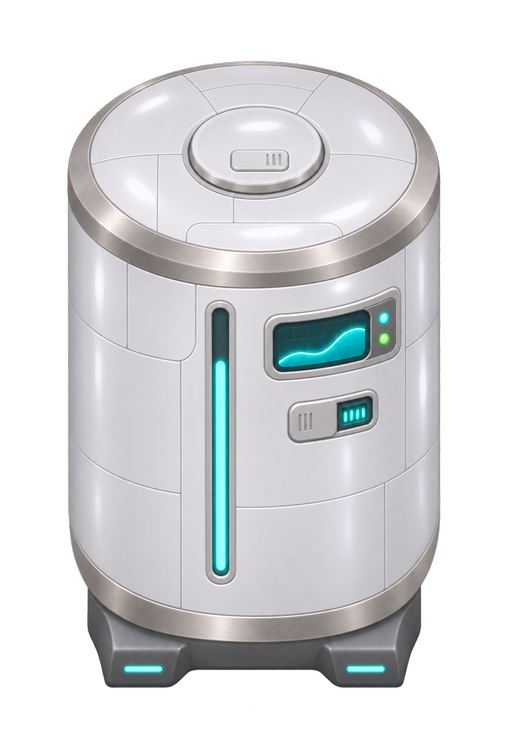
#> input picture src/RimMandrake/FlowWorks/art_source/TankTall/v4/raw/RM_LiquidTankTall_Futuristic.png, 512 x 742 px, given in place of RM_LiquidTankTall.png, which was not available
$ python fit.py
#> lines starting #> are read from the running program, lines starting #| are printed output that depends on the picture
#!/usr/bin/env python3
"""Fit each v4 raw drawing onto its shape master's canvas (v3/_master/<Tank>.png): scale to fit INSIDE the master's subject
box (the smaller of the width and height ratios, so no new tank draws past the master over a neighbouring cell), centre it
on the master's x and stand it on the master's ground line. Premultiplied BOX resize, alpha < 32 cleared (as v3/fit_to_master.py).
    fit.py      -> v4/<Look>/<Tank>.png for every raw/<Tank>_<Look>.png"""
from pathlib import Path
from PIL import Image
HERE = Path(__file__).resolve().parent
MASTER = HERE.parent / "v3" / "_master"
for raw in sorted((HERE / "raw").glob("*.png")):
    tank, look = raw.stem.rsplit("_", 1)
    m = Image.open(MASTER / f"{tank}.png").convert("RGBA")
#> m is the input picture: PIL image 512x742 RGBA; mean R, G, B, A 107.2, 108.4, 110.3, 144.2
    mb = m.getchannel("A").point(lambda v: 255 if v >= 32 else 0).getbbox()
#> mb = (67, 61, 441, 688)
    im = Image.open(raw).convert("RGBA"); a = im.getchannel("A").point(lambda v: v if v >= 32 else 0); im.putalpha(a)
#> after `a = im.getchannel('A').point(lambda v: v if v >= 32 else 0)`:
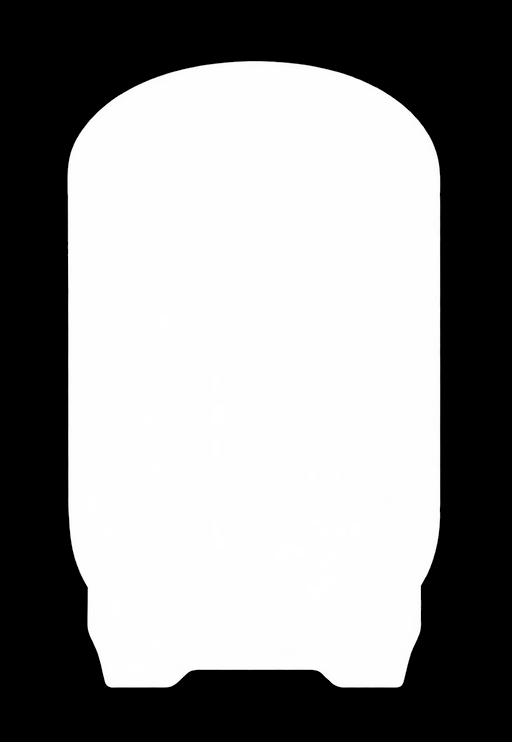
#> a: PIL image 512x742 L; min 0, max 255, mean 144.1
    im = im.crop(a.getbbox())
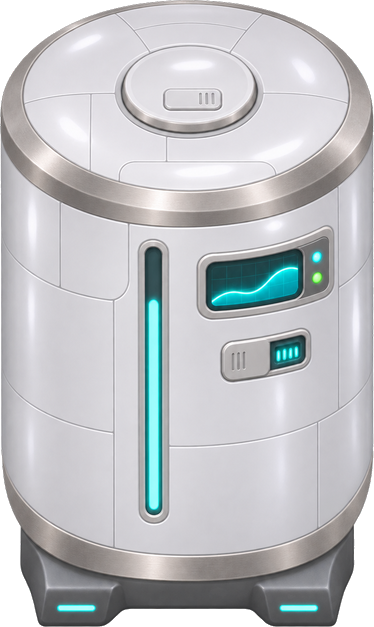
#> im: PIL image 374x627 RGBA; mean R, G, B, A 172.9, 174.9, 178, 233.5; transparent parts drawn white
    s = min((mb[2] - mb[0]) / im.width, (mb[3] - mb[1]) / im.height)
#> s = 1
    w, h = round(im.width * s), round(im.height * s)
#> w = 374; h = 627
    im = im.convert("RGBa").resize((w, h), Image.BOX).convert("RGBA")
    im.putalpha(im.getchannel("A").point(lambda v: v if v >= 32 else 0))
    c = Image.new("RGBA", m.size, (0, 0, 0, 0)); c.alpha_composite(im, ((mb[0] + mb[2] - w) // 2, mb[3] - h))
#> after `c = Image.new('RGBA', m.size, (0, 0, 0, 0))`: c: PIL image 512x742 RGBA; every value is 0
    (HERE / look).mkdir(exist_ok=True); out = HERE / look / f"{tank}.png"; c.save(out)
    print(out.relative_to(HERE), "bbox", c.getchannel("A").getbbox(), "master", mb)
#| Futuristic/RM_LiquidTankTall.png bbox (67, 61, 441, 688) master (67, 61, 441, 688)
#> pass 2 of the loop `for raw in sorted((HERE / "raw").glob("*.png")):`:
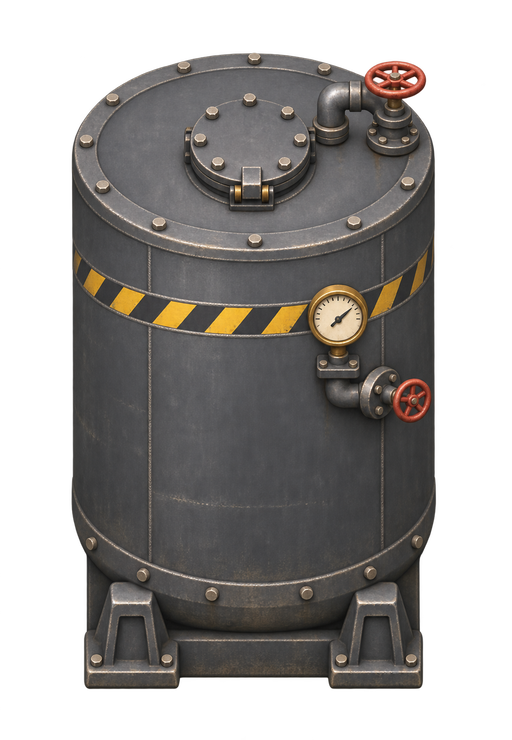
#> input picture src/RimMandrake/FlowWorks/art_source/TankTall/v4/raw/RM_LiquidTankTall_Industrial.png, 512 x 740 px
#> im is the input picture: PIL image 512x740 RGBA; mean R, G, B, A 65.5, 61.2, 58.2, 145.8
#> a: PIL image 512x740 L
#> `im = im.crop(a.getbbox())`:
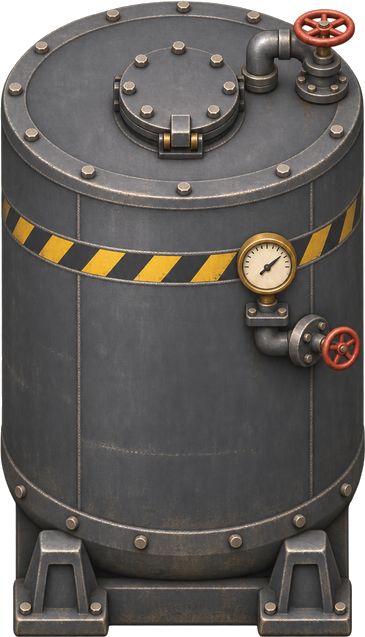
#> im: PIL image 365x637 RGBA; mean R, G, B, A 88.4, 83.5, 79.9, 237.5; transparent parts drawn white
#> s = 0.984
#> w = 359
#> `c.alpha_composite(im, ((mb[0] + mb[2] - w) // 2, mb[3] - h))`:
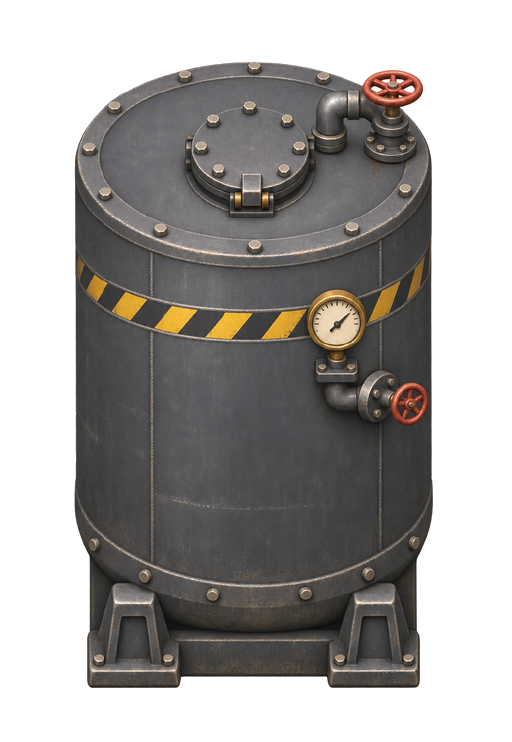
#> c: PIL image 512x742 RGBA; mean R, G, B, A 49.7, 47.2, 45.2, 140.6; transparent parts drawn white
#| Industrial/RM_LiquidTankTall.png bbox (74, 61, 433, 688) master (67, 61, 441, 688)
#> pass 3 of the loop `for raw in sorted((HERE / "raw").glob("*.png")):`:
#> mb = (71, 52, 436, 689)
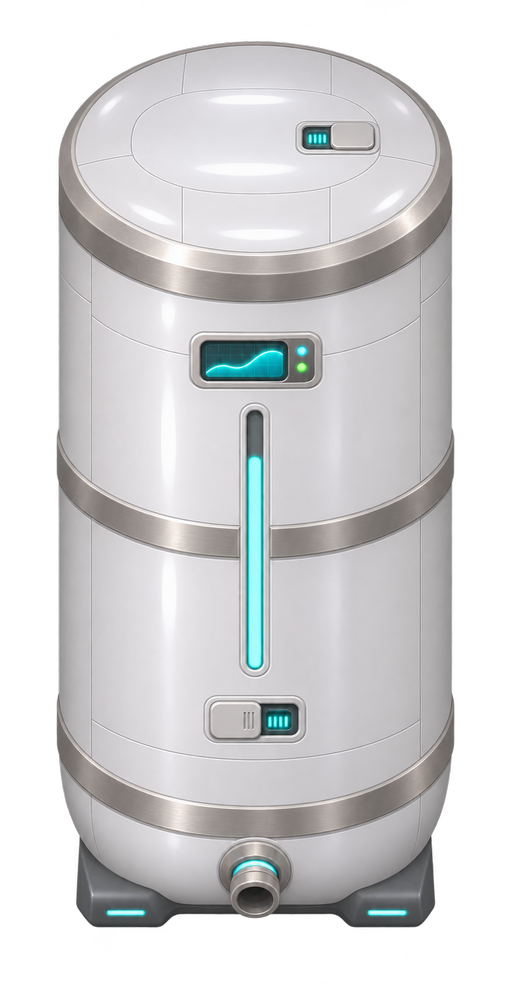
#> input picture src/RimMandrake/FlowWorks/art_source/TankTall/v4/raw/RM_UniversalCargoTankXTall_Futuristic.png, 512 x 999 px
#> im is the input picture: PIL image 512x999 RGBA; mean R, G, B, A 124.4, 124.1, 125.1, 164.5
#> a: PIL image 512x999 L
#> `im = im.crop(a.getbbox())`:
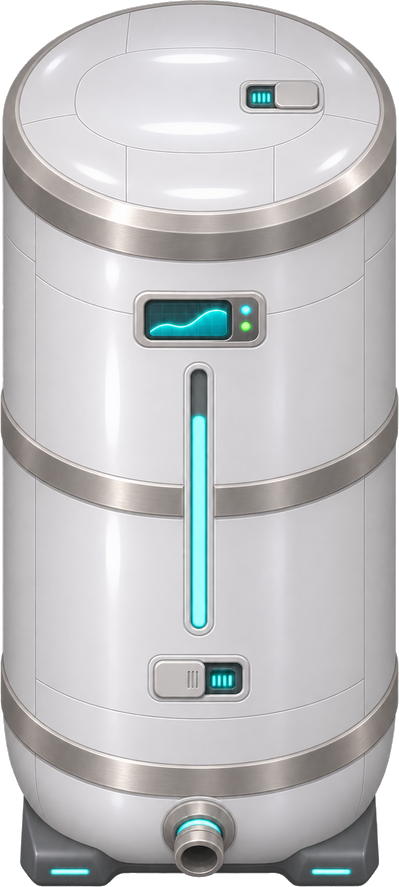
#> im: PIL image 399x887 RGBA; mean R, G, B, A 179, 178.6, 180.1, 237.7; transparent parts drawn white
#> s = 0.718
#> w = 287; h = 637
#> c: PIL image 512x740 RGBA; every value is 0
#> `c.alpha_composite(im, ((mb[0] + mb[2] - w) // 2, mb[3] - h))`:
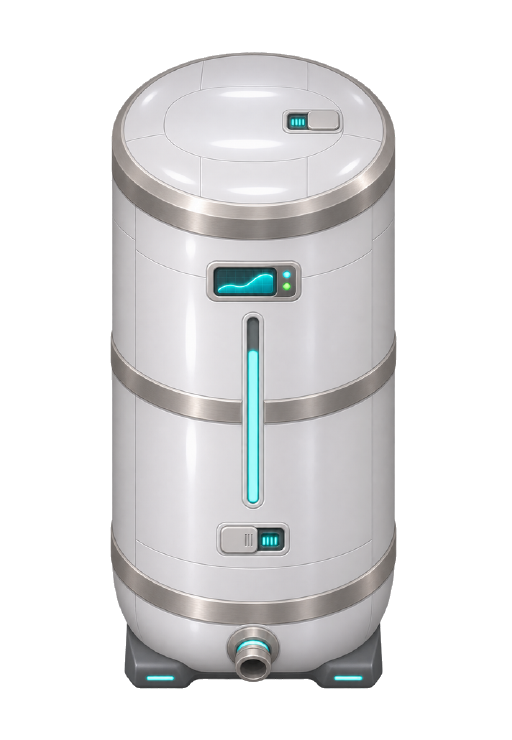
#> c: PIL image 512x740 RGBA; mean R, G, B, A 85.4, 85.3, 86, 114.7; transparent parts drawn white
#| Futuristic/RM_UniversalCargoTankXTall.png bbox (110, 52, 397, 689) master (71, 52, 436, 689)
#> the loop made 4 passes; the first 3 are shown
